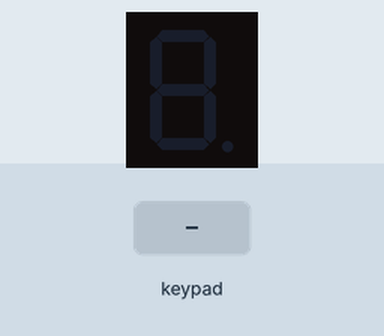
Bench run of a sketch on a simulated Arduino Uno, built with avr-gcc and run on an emulated ATmega328P. Parts: 1-digit seven-segment display. Wiring (inferred from the names in the program): 1-digit 7-segment display, segments lit when HIGH: segments A0, A1, A2, A3, A4, A5, pin 10. Inputs (shaded band) come from the test bench. The segment pins are drawn as the display they are named for.

Above: at 1.2 s.
1.3 s: keypad keys 9 8 7 6 pressed 0.4 s apart
At 3.9 s:
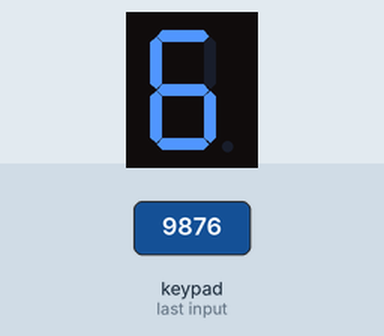
4.4 s: key '1' pressed
At 5.2 s:
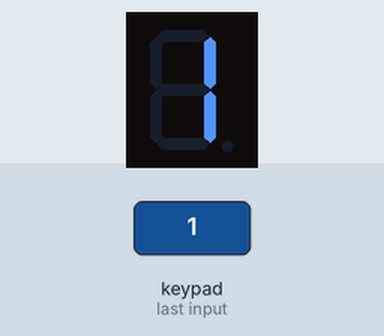
5.9 s: key '2' pressed
At 6.3 s:
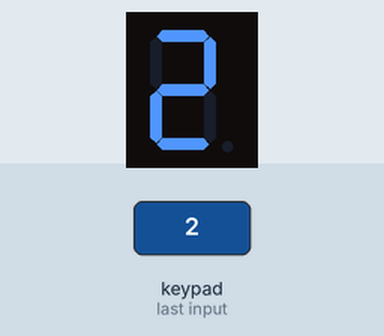
7.4 s: keypad keys 9 8 7 6 # pressed 0.4 s apart
At 9.9 s:
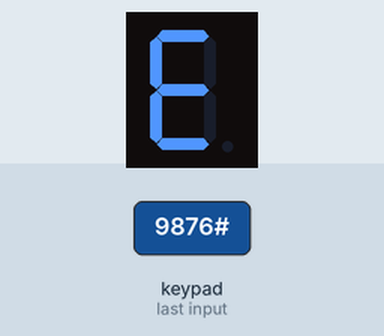
10.9 s: key '3' pressed
At 11.5 s:
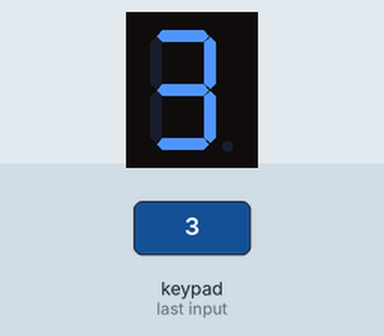
12.4 s: keypad keys 9 8 7 6 * pressed 0.4 s apart
At 14.8 s:
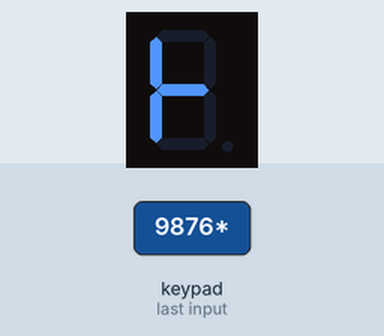
Timing chart, 0 to 16.3 s (numbered marks = the images above; inputs shaded):
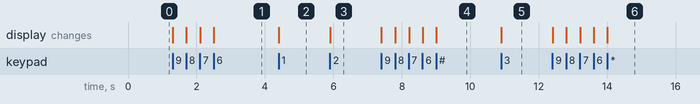

The sketch:

activity_31.ino
```cpp
#include <Keypad.h>

const byte ROWS = 4;
const byte COLS = 4;
char keys[ROWS][COLS] = {
  {'1','2','3','A'},
  {'4','5','6','B'},
  {'7','8','9','C'},
  {'*','0','#','D'},
};
byte rowPins[ROWS] = {9, 8, 7, 6};
byte colPins[COLS] = {5, 4, 3, 2};
Keypad keypad = Keypad(makeKeymap(keys), rowPins, colPins, ROWS, COLS);


const int segPins[] = {A0, A1, A2, A3, A4, A5, 10};

byte digits[16][7] = {
  {1,1,1,1,1,1,0},
  {0,1,1,0,0,0,0},
  {1,1,0,1,1,0,1},
  {1,1,1,1,0,0,1},
  {0,1,1,0,0,1,1},
  {1,0,1,1,0,1,1},
  {1,0,1,1,1,1,1},
  {1,1,1,0,0,0,0},
  {1,1,1,1,1,1,1},
  {1,1,1,1,0,1,1},
  {1,1,1,0,1,1,1},
  {0,0,1,1,1,1,1},
  {1,0,0,1,1,1,0},
  {0,1,1,1,1,0,1},
  {0,0,0,0,1,1,1},
  {1,0,0,1,1,1,1}
};

void setup() {
  for (int i = 0; i < 7; i++) {
    pinMode(segPins[i], OUTPUT);
  }
}

void loop() {
  char key = keypad.getKey();

  if (key) {
    int index = -1;


    if (key >= '0' && key <= '9') {
      index = key - '0';
    } else if (key == 'A') {
      index = 10;
    } else if (key == 'B') {
      index = 11;
    } else if (key == 'C') {
      index = 12;
    } else if (key == 'D') {
      index = 13;
    } else if (key == '*') {
      index = 14;
    } else if (key == '#') {
      index = 15;
    }


    if (index != -1) {
      for (int i = 0; i < 7; i++) {
        digitalWrite(segPins[i], digits[index][i]);
      }
    }
  }
}
```

Measured:
- after the input at 1.3 s, the display: first changes at once (image 1 shows a later state)
- after the input at 4.4 s, the display: changes at once (image 2)
- after the input at 5.9 s, the display: changes at once (image 3)
- after the input at 7.4 s, the display: first changes at once (image 4 shows a later state)
- after the input at 10.9 s, the display: changes at once (image 5)
- after the input at 12.4 s, the display: first changes at once (image 6 shows a later state)
